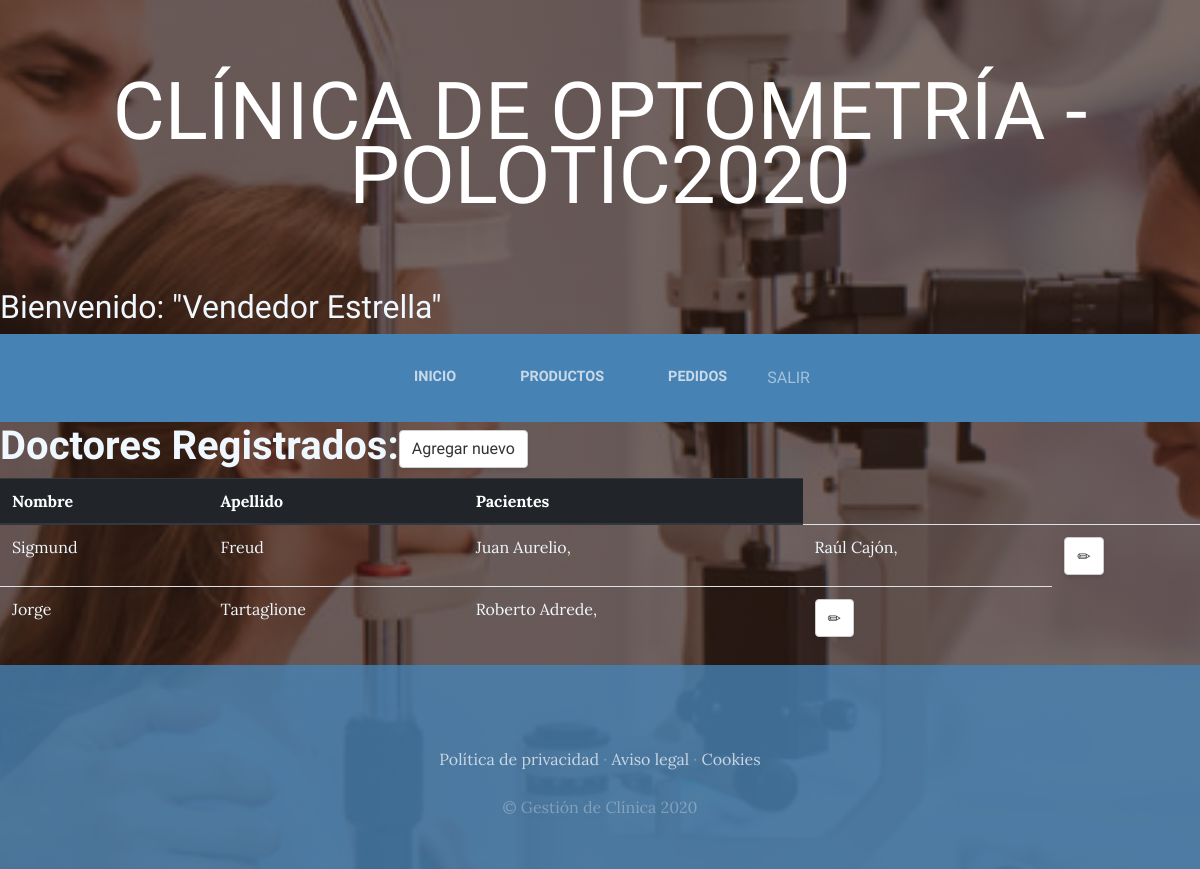
Page /doctor/ (signed in) on the earlier database version.
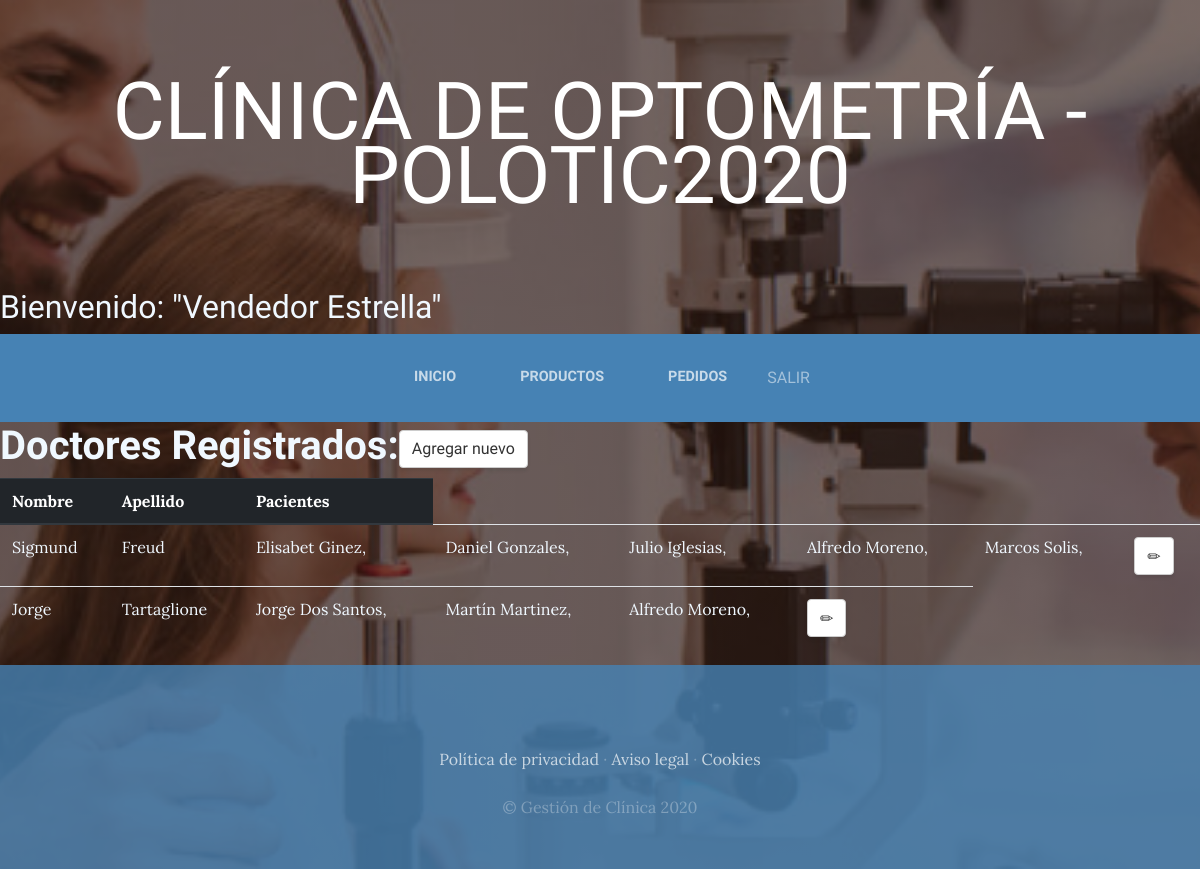
Same page on the later database version.
### Pacientes/models.py (models this page shows, shortened)
class Doctors(models.Model):
    first_name = models.CharField(max_length=20)
    last_name = models.CharField(max_length=20)
    patients = models.ManyToManyField(Patients)
    created = models.DateTimeField(auto_now_add=True)
    edited = models.DateTimeField(auto_now=True)

class Patients(models.Model):
    first_name = models.CharField(max_length=20)
    last_name = models.CharField(max_length=20)
    dni = models.CharField(max_length=8)
    email = models.EmailField()
    medical_history = models.TextField()
    created = models.DateTimeField(auto_now_add=True)
    edited = models.DateTimeField(auto_now=True)
    class Meta:
        ordering = ["last_name"]
    def __str__(self):
        return '{} {}'.format(self.first_name, self.last_name)

### Pacientes/views.py (the view)
# urls.py: path('doctor/', login_required(views.Doctor_list.as_view()), name="doctor"),
class Doctor_list(ListView):
    model = Doctors
    template_name = 'Pacientes/doctors.html'
    context_object_name = 'doctors'

### Pacientes/templatetags/user_tags.py (called while the page is built)
@register.filter('has_group')
def has_group(user, group_name):
    groups = user.groups.all().values_list('name', flat=True)
    return True if group_name in groups else False

### Pacientes/templates/Pacientes/doctors.html
{% extends "Pacientes/header.html" %}
{% block content %}
    <h1 style="color:aliceblue"><strong>Doctores Registrados:</strong><a class="btn btn-default" href="{% url 'doctor_new' %}">Agregar nuevo</span></a></h1>
     <table class="table" style="color:aliceblue">
        {% if doctors%}
        <thead class="thead-dark">
        <tr>
          <th>Nombre</th>
          <th>Apellido</th>
          <th>Pacientes</th>
        </tr>
      </thead>
        {% for doctor in doctors %}
        <tr>
          <td>{{doctor.first_name}}</td>
          <td>{{doctor.last_name}}</td>
            {% for patient in doctor.patients.all %}
            <td>{{patient}},</td>
            {% endfor %}
          <td><a class="btn btn-default" href="{% url 'doctor_edit' doctor.pk %}"><span class="glyphicon glyphicon-pencil"></span></a></td>
        </tr>
        {% endfor %}
        {% else %}
            <h2 style="color:aliceblue">No hay doctores...</h2>
        {% endif %}
      </table>
{% endblock %}

Differences in the rows shown:
removed Patients: first_name+last_name "Juan Aurelio", shown under Doctors "Sigmund"
removed Patients: first_name+last_name "Raúl Cajón", shown under Doctors "Sigmund"
removed Patients: first_name+last_name "Roberto Adrede", shown under Doctors "Jorge"
added Patients: first_name+last_name "Elisabet Ginez", shown under Doctors "Sigmund"
added Patients: first_name+last_name "Daniel Gonzales", shown under Doctors "Sigmund"
added Patients: first_name+last_name "Julio Iglesias", shown under Doctors "Sigmund"
added Patients: first_name+last_name "Alfredo Moreno"
added Patients: first_name+last_name "Marcos Solis", shown under Doctors "Sigmund"
added Patients: first_name+last_name "Jorge Dos Santos", shown under Doctors "Jorge"
added Patients: first_name+last_name "Martín Martinez", shown under Doctors "Jorge"
